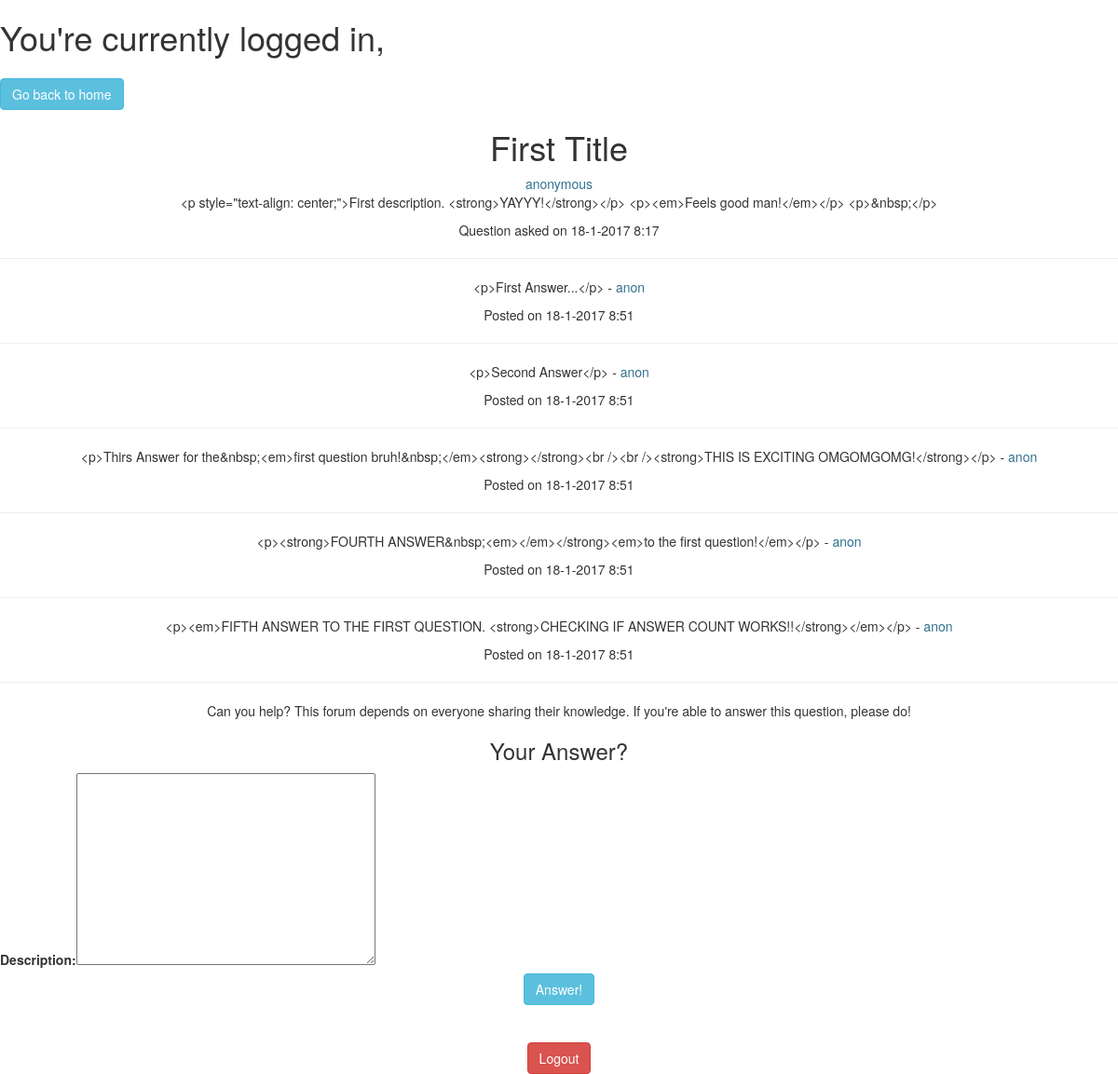
/thread/1/, run on the app's committed database.
### ask/models.py (models this page shows, shortened)
class question(models.Model):
    title = models.CharField(max_length=100)
    description = models.TextField()
    answers = models.IntegerField(default=0)
    author = models.CharField(max_length=100, default="anonymous")
    created_time = models.DateTimeField(default=timezone.now)
    def get_time(self):
        t = timezone.localtime(self.created_time)
        return "{}-{}-{} {}:{}".format(t.day, t.month, t.year, t.hour, t.minute)

### threads/models.py (models this page shows, shortened)
class answer(models.Model):
    question = models.ForeignKey(question)
    description = models.TextField()
    answer_author = models.CharField("Author", max_length=100, default="anon")
    created_time = models.DateTimeField(default=timezone.now)
    edited_time = models.DateTimeField(default=timezone.now, editable=True)
    edited = models.BooleanField(default=False)
    def __str__(self):
        return (self.description)
    def get_time(self):
        t = timezone.localtime(self.created_time)
        return "{}-{}-{} {}:{}".format(t.day, t.month, t.year, t.hour, t.minute)

### threads/views.py (the view)
# urls.py: url(r'^thread/', include('threads.urls')),
def thread(request, thread_id):
    try:
        thread_id = int(thread_id)
    except ValueError:
        raise Http404()
    username = request.user.username
    question_requested = get_object_or_404(question, pk=thread_id)
    unsubmitted_answer = answer_form()
    question_id = question_requested.pk
    all_answers = answer.objects.filter(question=thread_id)
    return render(request,
                  'thread_templates/thread.html',
                  {'question': question_requested,
                   'username': username,
                   'form': unsubmitted_answer,
                   'all_answers': all_answers})

### threads/forms.py
class answer_form(forms.ModelForm):
    class Meta:
        model = answer
        fields = ('description',)

### threads/templates/thread_templates/thread.html (shortened to what this page needs)
{% extends 'thread_templates/base.html' %}
{% load bleach_tags %}
{% block question %}
<center><h1>{{ question.title }}</h1>
<a href="{% url 'user' question.author %}" class="text-info">{{ question.author}}</a>
<p>{{ question.description|bleach }}</p>
<p>Question asked on {{question.get_time}}</p>
</center>
{% endblock %}

### threads/templates/thread_templates/base.html (shortened to what this page needs)
<!DOCTYPE html>
<html lang="en">
<head>
    {% load staticfiles %}
    <link href="{% static 'css/bootstrap.min.css' %}" rel="stylesheet">
</head>
<body>
    <h1>You're currently logged in, {{username}}</h1>
    <h2><a href="{% url 'home' %}" class="btn btn-info">Go back to home</a></h2>
    {% block question %} {% endblock %}
    <hr> {% block discussion %} {% load bleach_tags %} {% for x in all_answers %}
    <center>
        <p> {{ x|bleach }} - <a href="{% url 'user' x.answer_author  %}" class="text-info">{{ x.answer_author }}</a> </p>
        <p>Posted on {{x.get_time}}</p>
    </center>
    <hr> {% endfor %}
    <center>
        <p>Can you help? This forum depends on everyone sharing their knowledge. If you're able to answer this question, please do!</p>
    </center>
    <center>
        <h3>Your Answer?</h3></center>
    <form action="answer/" method="post">
        {{ form }} {% csrf_token %}
        <center><input type="submit" value="Answer!" class="btn btn-info"></center>
    </form>
    {% endblock %}
    <br><br>
    <div class="text-center">
    <form method="post" action="/logout/">
        <center><input type="submit" value="Logout" class="btn btn-danger"/></center>
    </form>
  </div>
</body>
</html>

### data on the page
question: title "First Title", author "anonymous", description|bleach "<p style=\"text-align: center;\">First description. <strong>YAYYY!</strong></p> <p><em>Feels good man!</em></p> <p>&nbsp;</p>", get_time "18-1-2017 8:17"
answer: description "<p>First Answer...</p>", answer_author "anon", get_time "18-1-2017 8:51"
answer: description "<p>Second Answer</p>", answer_author "anon", get_time "18-1-2017 8:51"
answer: description "<p>Thirs Answer for the&nbsp;<em>first question bruh!&nbsp;</em><strong></strong><br /><br /><strong>THIS IS EXCITING OMGOMGOMG!</strong></p>", answer_author "anon", get_time "18-1-2017 8:51"
answer: description "<p><strong>FOURTH ANSWER&nbsp;<em></em></strong><em>to the first question!</em></p>", answer_author "anon", get_time "18-1-2017 8:51"
answer: description "<p><em>FIFTH ANSWER TO THE FIRST QUESTION. <strong>CHECKING IF ANSWER COUNT WORKS!!</strong></em></p>", answer_author "anon", get_time "18-1-2017 8:51"
